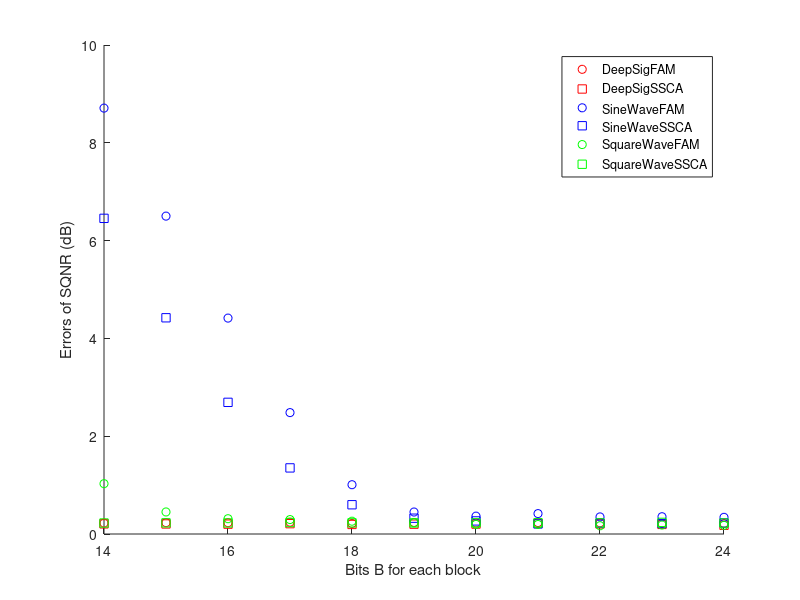
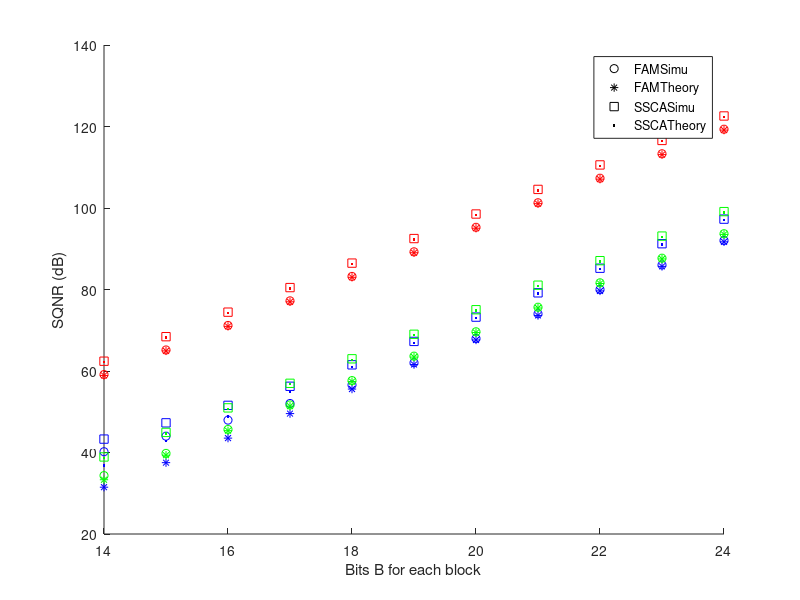

Reproduce these figures in MATLAB, in order. (Note: this script raises an error after producing the figures.)
% Plot the result figure

x = 14:24;

load('DeepSigFAMsaveresult.mat')
result.input1.FAM = result_save.resultcell2;
load('DeepSigSSCAsaveresult.mat')
result.input1.SSCA = result_save.resultcell2;
load('SineFAMsaveresult.mat')
result.input2.FAM = result_save.resultcell2;
load('SineSSCAsaveresult.mat')
result.input2.SSCA = result_save.resultcell2;
load('SquareFAMsaveresult.mat')
result.input3.FAM = result_save.resultcell2;
load('SquareSSCAsaveresult.mat')
result.input3.SSCA = result_save.resultcell2;

%% plot errors
figure;
hold on
p1=plot(x, cell2mat(result.input1.FAM(2:end,5))-cell2mat( result.input1.FAM(2:end,6)),'ro','DisplayName','DeepSigFAM');
p2=plot(x, cell2mat(result.input1.SSCA(2:end,5))-cell2mat(result.input1.SSCA(2:end,6)),'rs','DisplayName','DeepSigSSCA');


p3=plot(x, cell2mat(result.input2.FAM(2:end,5))-cell2mat( result.input2.FAM(2:end,6)),'bo','DisplayName','SineWaveFAM');
p4=plot(x,cell2mat(result.input2.SSCA(2:end,5))-cell2mat( result.input2.SSCA(2:end,6)),'bs','DisplayName','SineWaveSSCA');%,'DisplayName','SineWaveSSCASimu'


p5=plot(x,cell2mat(result.input3.FAM(2:end,5))-cell2mat(result.input3.FAM(2:end,6)),'go','DisplayName','SquareWaveFAM');
p6=plot(x, cell2mat(result.input3.SSCA(2:end,5))-cell2mat(result.input3.SSCA(2:end,6)),'gs','DisplayName','SquareWaveSSCA');%,'DisplayName','SquareWaveSSCAError'

% title('The SQNR result of FAM & SSCA method for three input signal');
legend([p1,p2,p3,p4,p5,p6],'Location','best');
xlabel('Bits B for each block');
ylabel('Errors of SQNR (dB)');



%% plot fig
figure;
hold on
plot(x, cell2mat(result.input1.FAM(2:end,5)),'ro','DisplayName','FAMSimu');
plot(x, cell2mat(result.input1.FAM(2:end,6)),'r*','DisplayName','FAMTheory');
plot(x, cell2mat(result.input1.SSCA(2:end,5)),'rs','DisplayName','SSCASimu');
plot(x, cell2mat(result.input1.SSCA(2:end,6)),'r.','DisplayName','SSCATheory');

plot(x, cell2mat(result.input2.FAM(2:end,5)),'bo');%,'DisplayName','SineWaveFAMSimu'
plot(x,cell2mat( result.input2.FAM(2:end,6)),'b*');%,'DisplayName','SineWaveFAMTheory'
plot(x,cell2mat(result.input2.SSCA(2:end,5)),'bs');%,'DisplayName','SineWaveSSCASimu'
plot(x,cell2mat( result.input2.SSCA(2:end,6)),'b.');%,'DisplayName','SineWaveSSCATheory'

plot(x,cell2mat(result.input3.FAM(2:end,5)),'go','DisplayName','SquareWaveFAMSimu');
plot(x, cell2mat(result.input3.FAM(2:end,6)),'g*');%,'DisplayName','SquareWaveFAMTheory'
plot(x, cell2mat(result.input3.SSCA(2:end,5)),'gs');%,'DisplayName','SquareWaveSSCASimu'
plot(x, cell2mat(result.input3.SSCA(2:end,6)),'g.');%,'DisplayName','SquareWaveSSCATheory'

p1=plot(nan, nan,'ko','DisplayName','FAMSimu');
p2=plot(nan, nan,'k*','DisplayName','FAMTheory');
p3=plot(nan, nan,'ks','DisplayName','SSCASimu');
p4=plot(nan, nan,'k.','DisplayName','SSCATheory');

% title('The SQNR result of FAM & SSCA method for three input signal');
legend([p1,p2,p3,p4],'Location','best');
xlabel('Bits B for each block');
ylabel('SQNR (dB)');



%% Plot the result figure
clear all
x = 14:26;
currentPath=pwd;
load(fullfile(currentPath,'DeepsigFAMAmp100saveresult4.mat'))
result.input1.FAM = result_save.resultcell2;
load(fullfile(currentPath,'DeepsigSSCAAmp100saveresult4.mat'))
result.input1.SSCA = result_save.resultcell2;
load(fullfile(currentPath,'SineFAMAmp100saveresult4.mat'))
result.input2.FAM = result_save.resultcell2;
load(fullfile(currentPath,'SineSSCAAmp100saveresult4.mat'))
result.input2.SSCA = result_save.resultcell2;
load(fullfile(currentPath,'SquareFAMAmp100saveresult4.mat'))
result.input3.FAM = result_save.resultcell2;
load(fullfile(currentPath,'SquareSSCAAmp100saveresult4.mat'))
result.input3.SSCA = result_save.resultcell2;

%% Compute the Average
result.input1 = computeAvg(result.input1);
result.input2 = computeAvg(result.input2);
result.input3 = computeAvg(result.input3);
%% plot errors
figure;
hold on
p1=plot(x, result.input1.FAMavg(:,2),'ro','DisplayName','DeepSigFAM');
p2=plot(x, result.input1.SSCAavg(:,2),'rs','DisplayName','DeepSigSSCA');


p3=plot(x, result.input2.FAMavg(:,2),'bo','DisplayName','SineWaveFAM');
p4=plot(x,result.input2.SSCAavg(:,2),'bs','DisplayName','SineWaveSSCA');%,'DisplayName','SineWaveSSCASimu'


p5=plot(x,result.input3.FAMavg(:,2),'go','DisplayName','SquareWaveFAM');
p6=plot(x, result.input3.SSCAavg(:,2),'gs','DisplayName','SquareWaveSSCA');%,'DisplayName','SquareWaveSSCAError'

% title('The SQNR result of FAM & SSCA method for three input signal');
legend([p1,p2,p3,p4,p5,p6],'Location','best');
% legend([p1,p2,p5,p6],'Location','best');
% legend([p2,p4,p6],'Location','best');
xlabel('Average bits Avg');
ylabel('SQNR errors (dB)');
ylim([-9 0.5])
yline(0);

%% Required functions

function output = computeAvg(input)
    temp = input.SSCA(2:end,1:6);
    temp_avg = cell2mat({(cell2mat(temp(:,1))+cell2mat(temp(:,2))+cell2mat(temp(:,3))+cell2mat(temp(:,4)))/4,-(double(cell2mat(temp(:,5)))-double(cell2mat(temp(:,6))))});
    x = unique(temp_avg(:,1));
    avg = zeros(length(x),2);
    avg(:,1) = x;
    for i=x'
        idx = find(temp_avg(:,1)==i);
        avg(find(avg(:,1)==i),2) = sum(temp_avg(idx,2))/length(idx);
    end
    input.SSCAavg = avg;
    
    temp = input.FAM(2:end,1:6);
    temp_avg = cell2mat({(cell2mat(temp(:,1))+cell2mat(temp(:,2))+cell2mat(temp(:,3))+cell2mat(temp(:,4)))/4,-(double(cell2mat(temp(:,5)))-double(cell2mat(temp(:,6))))});
    x = unique(temp_avg(:,1));
    avg = zeros(length(x),2);
    avg(:,1) = x;
    for i=x'
        idx = find(temp_avg(:,1)==i);
        avg(find(avg(:,1)==i),2) = sum(temp_avg(idx,2))/length(idx);
    end
    input.FAMavg = avg;
    output = input;
end 